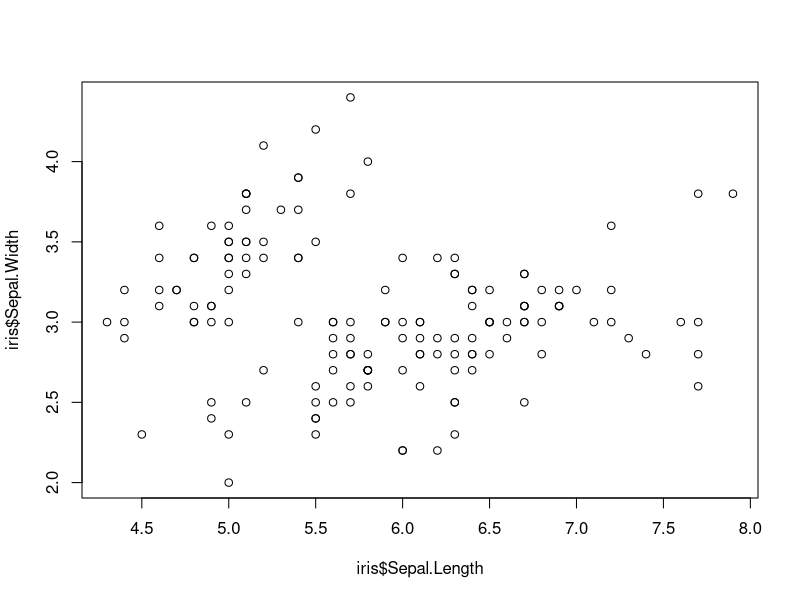
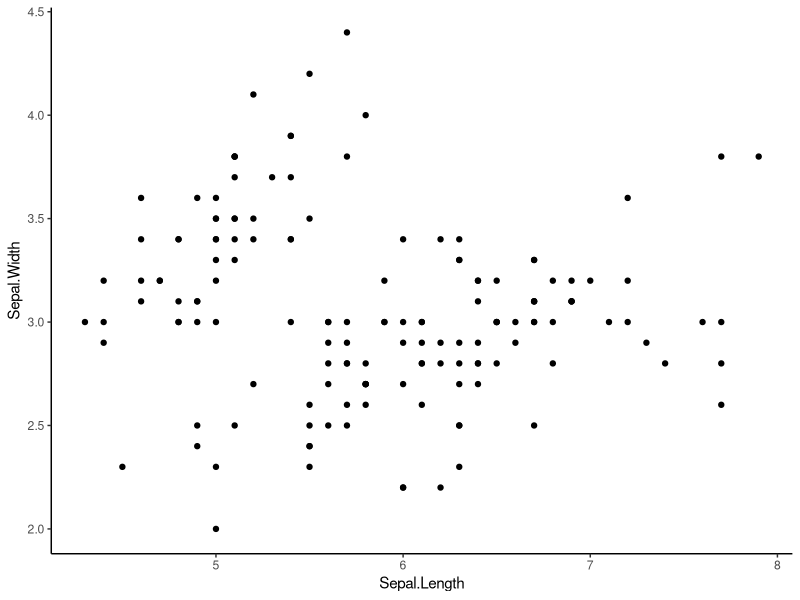
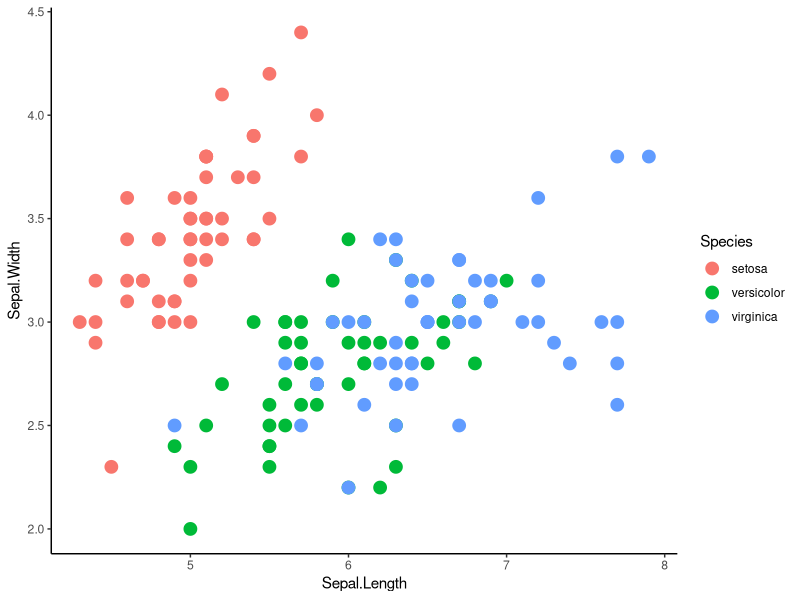

These figures' R source, in order:
#jillian johns


#use built in iris dataset
#take a look at it 
#install.packages(c("ggplot2","dplyr"))
head(iris)
#load in some tidyverse packages
library(dplyr)
library(ggplot2)

#####################################
##### Part 1: for loops         #####
#####################################

#Using only data for iris versicolor
#write a for loop
#that produces a regression table
#for each of the following relationships

#1. iris  sepal length x width
#2. iris  petal length x width
#3. iris sepal length x petal length

versicolor<-iris[iris$Species=="versicolor", ]
versicolor

x<- c("Sepal.Width","Petal.Length","Sepal.Length")
y<- c("Sepal.Width","Petal.Width","Petal.Length")

lm.out<- list()

for(i in 1:3){
  lm.out[[i]]<- lm(versicolor[,y[i]] ~ versicolor[,x[i]])
}


# always going to be y ~ x left of ~ is dependent, right is independent
#y is a function of (~) x
#lm.out<- lm(versicolor[ ,"Sepal.Width"] ~ versicolor[ ,"Sepal.Length"])
#summary(lm.out)
#lm.out<- lm(versicolor$Sepal.Width ~ versicolor$Sepal.Length) 
#does the same thing as above
#paste is helpful in gettting around assumptions that r wants to make about characters vs numbers

#####################################
##### Part 2: data in dplyr     #####
#####################################


#look at https://ggplot2.tidyverse.org/ for a cheat sheet
#use dplyr to join data of maximum height
#to a new iris data frame
height <- data.frame(Species = c("virginica","setosa","versicolor"),
                     Height.cm = c(60,100,11.8))

#iris left
#height right
iris2<-left_join(iris, height, by="Species")
iris2$Petal.Width/iris2$Height.cm

#####################################
##### Part 3: plots in ggplot2  #####
#####################################
#look at base R scatter plot
plot(iris$Sepal.Length,iris$Sepal.Width)

#3a. now make the same plot in ggplot

ggplot(iris,aes(Sepal.Length, Sepal.Width)) + 
  geom_point() +
  theme_classic()

#3b. make a scatter plot with ggplot and get rid of  busy grid lines

ggplot(iris,aes(Sepal.Length, Sepal.Width, color=Species)) + 
  geom_point(size=4) +
  theme_classic()

#3c.make a scatter plot with ggplot and get rid of grid lines
#and show species by color increasing the point size

#####################################
##### Question: how did         #####
##### arguments differ between  #####
##### plot and ggplot?          #####
#####################################		